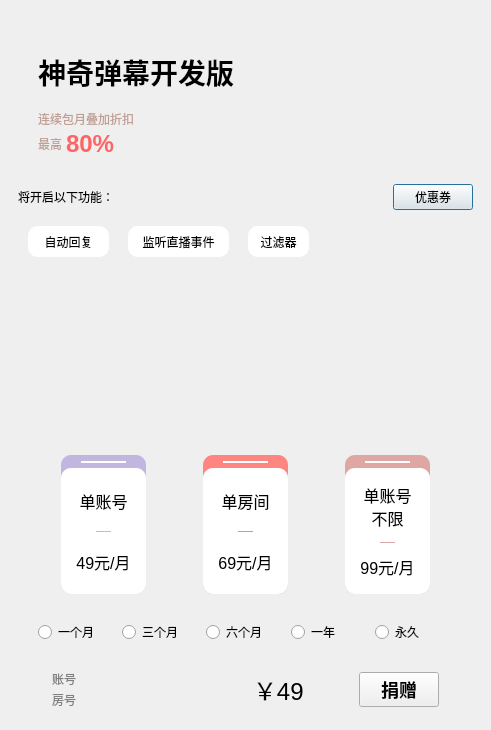
<?xml version="1.0" encoding="UTF-8"?>
<ui version="4.0">
 <class>BuyVIPDialog</class>
 <widget class="QDialog" name="BuyVIPDialog">
  <property name="geometry">
   <rect>
    <x>0</x>
    <y>0</y>
    <width>491</width>
    <height>730</height>
   </rect>
  </property>
  <property name="windowTitle">
   <string>神奇弹幕</string>
  </property>
  <property name="styleSheet">
   <string notr="true">#BuyVIPDialog
{
	background:qlineargradient(
					spread:pad,
					x1:0, y1:0,
					x2:0, y2:1,
					stop:0 #ffe5d9,
					stop:1 #ffffff);
}</string>
  </property>
  <layout class="QVBoxLayout" name="verticalLayout_2" stretch="0,0,1,0,0,0,0,0,0,0">
   <property name="leftMargin">
    <number>18</number>
   </property>
   <property name="rightMargin">
    <number>18</number>
   </property>
   <item>
    <layout class="QHBoxLayout" name="horizontalLayout_3" stretch="0,0">
     <property name="leftMargin">
      <number>20</number>
     </property>
     <property name="topMargin">
      <number>0</number>
     </property>
     <item>
      <layout class="QVBoxLayout" name="verticalLayout">
       <property name="spacing">
        <number>2</number>
       </property>
       <item>
        <spacer name="verticalSpacer_3">
         <property name="orientation">
          <enum>Qt::Vertical</enum>
         </property>
         <property name="sizeHint" stdset="0">
          <size>
           <width>20</width>
           <height>40</height>
          </size>
         </property>
        </spacer>
       </item>
       <item>
        <widget class="QLabel" name="label">
         <property name="styleSheet">
          <string notr="true">font-size: 28px;
font-weight: 700;</string>
         </property>
         <property name="text">
          <string>神奇弹幕开发版</string>
         </property>
        </widget>
       </item>
       <item>
        <spacer name="verticalSpacer">
         <property name="orientation">
          <enum>Qt::Vertical</enum>
         </property>
         <property name="sizeHint" stdset="0">
          <size>
           <width>20</width>
           <height>15</height>
          </size>
         </property>
        </spacer>
       </item>
       <item>
        <widget class="QLabel" name="label_2">
         <property name="styleSheet">
          <string notr="true">color: #c0a095;</string>
         </property>
         <property name="text">
          <string>连续包月叠加折扣</string>
         </property>
         <property name="alignment">
          <set>Qt::AlignLeading|Qt::AlignLeft|Qt::AlignTop</set>
         </property>
        </widget>
       </item>
       <item>
        <layout class="QHBoxLayout" name="horizontalLayout_6" stretch="0,0,1">
         <property name="spacing">
          <number>4</number>
         </property>
         <property name="topMargin">
          <number>0</number>
         </property>
         <item>
          <widget class="QLabel" name="label_9">
           <property name="styleSheet">
            <string notr="true">color: #c0a095;</string>
           </property>
           <property name="text">
            <string>最高</string>
           </property>
           <property name="alignment">
            <set>Qt::AlignLeading|Qt::AlignLeft|Qt::AlignVCenter</set>
           </property>
          </widget>
         </item>
         <item>
          <widget class="QLabel" name="label_3">
           <property name="toolTip">
            <string>&lt;html&gt;&lt;head/&gt;&lt;body&gt;&lt;p&gt;一次性购买时间越久，折扣越高&lt;/p&gt;&lt;p&gt;可与优惠券折扣叠加&lt;/p&gt;&lt;/body&gt;&lt;/html&gt;</string>
           </property>
           <property name="styleSheet">
            <string notr="true">font-size: 24px;
color: #ff6464;
font-weight: 500;</string>
           </property>
           <property name="text">
            <string>80%</string>
           </property>
           <property name="alignment">
            <set>Qt::AlignLeading|Qt::AlignLeft|Qt::AlignTop</set>
           </property>
          </widget>
         </item>
         <item>
          <spacer name="horizontalSpacer_9">
           <property name="orientation">
            <enum>Qt::Horizontal</enum>
           </property>
           <property name="sizeHint" stdset="0">
            <size>
             <width>40</width>
             <height>20</height>
            </size>
           </property>
          </spacer>
         </item>
        </layout>
       </item>
       <item>
        <spacer name="verticalSpacer_2">
         <property name="orientation">
          <enum>Qt::Vertical</enum>
         </property>
         <property name="sizeHint" stdset="0">
          <size>
           <width>20</width>
           <height>20</height>
          </size>
         </property>
        </spacer>
       </item>
      </layout>
     </item>
     <item>
      <widget class="QLabel" name="imageLabel">
       <property name="minimumSize">
        <size>
         <width>128</width>
         <height>128</height>
        </size>
       </property>
       <property name="styleSheet">
        <string notr="true">border-image:url(:/illustrations/bear);
background-position:center;
background-repeat:none;</string>
       </property>
       <property name="text">
        <string/>
       </property>
       <property name="alignment">
        <set>Qt::AlignCenter</set>
       </property>
      </widget>
     </item>
    </layout>
   </item>
   <item>
    <layout class="QHBoxLayout" name="horizontalLayout_5" stretch="1,0">
     <property name="topMargin">
      <number>0</number>
     </property>
     <item>
      <widget class="QLabel" name="label_4">
       <property name="text">
        <string>将开启以下功能：</string>
       </property>
      </widget>
     </item>
     <item>
      <widget class="WaterFloatButton" name="couponButton">
       <property name="cursor">
        <cursorShape>PointingHandCursor</cursorShape>
       </property>
       <property name="text">
        <string>优惠券</string>
       </property>
      </widget>
     </item>
    </layout>
   </item>
   <item>
    <widget class="WaterfallScrollArea" name="scrollArea">
     <property name="styleSheet">
      <string notr="true">#scrollArea
{
	background: transparent;
	border: none;
}

QLabel
{
	background: white;
	border-radius: 10px;
	padding: 8px;
}

QLabel:hover
{
	background: #fef6f3;
}</string>
     </property>
     <property name="verticalScrollBarPolicy">
      <enum>Qt::ScrollBarAlwaysOff</enum>
     </property>
     <property name="horizontalScrollBarPolicy">
      <enum>Qt::ScrollBarAlwaysOff</enum>
     </property>
     <property name="widgetResizable">
      <bool>true</bool>
     </property>
     <widget class="QWidget" name="scrollAreaWidgetContents">
      <property name="geometry">
       <rect>
        <x>0</x>
        <y>0</y>
        <width>455</width>
        <height>137</height>
       </rect>
      </property>
      <property name="styleSheet">
       <string notr="true">#scrollAreaWidgetContents
{
	background: transparent;
	border: none;
}</string>
      </property>
      <widget class="QLabel" name="label_5">
       <property name="geometry">
        <rect>
         <x>10</x>
         <y>10</y>
         <width>81</width>
         <height>31</height>
        </rect>
       </property>
       <property name="cursor">
        <cursorShape>PointingHandCursor</cursorShape>
       </property>
       <property name="text">
        <string>自动回复</string>
       </property>
       <property name="alignment">
        <set>Qt::AlignCenter</set>
       </property>
      </widget>
      <widget class="QLabel" name="label_6">
       <property name="geometry">
        <rect>
         <x>110</x>
         <y>10</y>
         <width>101</width>
         <height>31</height>
        </rect>
       </property>
       <property name="cursor">
        <cursorShape>PointingHandCursor</cursorShape>
       </property>
       <property name="text">
        <string>监听直播事件</string>
       </property>
       <property name="alignment">
        <set>Qt::AlignCenter</set>
       </property>
      </widget>
      <widget class="QLabel" name="label_7">
       <property name="geometry">
        <rect>
         <x>230</x>
         <y>10</y>
         <width>61</width>
         <height>31</height>
        </rect>
       </property>
       <property name="cursor">
        <cursorShape>PointingHandCursor</cursorShape>
       </property>
       <property name="text">
        <string>过滤器</string>
       </property>
       <property name="alignment">
        <set>Qt::AlignCenter</set>
       </property>
      </widget>
     </widget>
    </widget>
   </item>
   <item>
    <spacer name="verticalSpacer_5">
     <property name="orientation">
      <enum>Qt::Vertical</enum>
     </property>
     <property name="sizeType">
      <enum>QSizePolicy::Fixed</enum>
     </property>
     <property name="sizeHint" stdset="0">
      <size>
       <width>20</width>
       <height>15</height>
      </size>
     </property>
    </spacer>
   </item>
   <item>
    <layout class="QHBoxLayout" name="horizontalLayout">
     <property name="spacing">
      <number>16</number>
     </property>
     <property name="leftMargin">
      <number>2</number>
     </property>
     <property name="rightMargin">
      <number>2</number>
     </property>
     <item>
      <spacer name="horizontalSpacer_4">
       <property name="orientation">
        <enum>Qt::Horizontal</enum>
       </property>
       <property name="sizeHint" stdset="0">
        <size>
         <width>2</width>
         <height>20</height>
        </size>
       </property>
      </spacer>
     </item>
     <item>
      <widget class="QWidget" name="typeRRBgWidget" native="true">
       <property name="minimumSize">
        <size>
         <width>20</width>
         <height>20</height>
        </size>
       </property>
       <property name="styleSheet">
        <string notr="true">#typeRRBgWidget
{
	background: #C0B6DF;
	border-radius: 10px;
}</string>
       </property>
       <layout class="QVBoxLayout" name="verticalLayout_3">
        <property name="spacing">
         <number>5</number>
        </property>
        <property name="leftMargin">
         <number>0</number>
        </property>
        <property name="topMargin">
         <number>6</number>
        </property>
        <property name="rightMargin">
         <number>0</number>
        </property>
        <property name="bottomMargin">
         <number>0</number>
        </property>
        <item>
         <widget class="QWidget" name="typeRRIndication" native="true">
          <property name="minimumSize">
           <size>
            <width>0</width>
            <height>2</height>
           </size>
          </property>
          <property name="maximumSize">
           <size>
            <width>16777215</width>
            <height>2</height>
           </size>
          </property>
          <property name="styleSheet">
           <string notr="true">background: white;
margin: 20px;</string>
          </property>
         </widget>
        </item>
        <item>
         <widget class="QWidget" name="typeRRBgCard" native="true">
          <property name="cursor">
           <cursorShape>PointingHandCursor</cursorShape>
          </property>
          <property name="toolTip">
           <string>一个直播间，绑定对应机器人账号
切换直播间或者切换机器人账号将不可用

VIP绑定当前直播间、登录账号
注意：不同类型效果叠加，时长不叠加</string>
          </property>
          <property name="styleSheet">
           <string notr="true">#typeRRBgCard,ClickableWidget
{
	background: white;
	border-radius: 10px;
}</string>
          </property>
          <layout class="QVBoxLayout" name="verticalLayout_4">
           <property name="spacing">
            <number>12</number>
           </property>
           <property name="leftMargin">
            <number>15</number>
           </property>
           <property name="topMargin">
            <number>15</number>
           </property>
           <property name="rightMargin">
            <number>15</number>
           </property>
           <property name="bottomMargin">
            <number>15</number>
           </property>
           <item>
            <widget class="QLabel" name="label_8">
             <property name="styleSheet">
              <string notr="true">font-size: 16px;
font-weight: 500px;</string>
             </property>
             <property name="text">
              <string>单账号</string>
             </property>
             <property name="alignment">
              <set>Qt::AlignCenter</set>
             </property>
            </widget>
           </item>
           <item>
            <widget class="QWidget" name="widget" native="true">
             <property name="minimumSize">
              <size>
               <width>0</width>
               <height>1</height>
              </size>
             </property>
             <property name="maximumSize">
              <size>
               <width>16777215</width>
               <height>1</height>
              </size>
             </property>
             <property name="styleSheet">
              <string notr="true">background: #C0B6DF;
margin: 20px</string>
             </property>
            </widget>
           </item>
           <item>
            <widget class="QLabel" name="typeRRPriceLabel">
             <property name="styleSheet">
              <string notr="true">font-size: 16px;</string>
             </property>
             <property name="text">
              <string>49元/月</string>
             </property>
             <property name="alignment">
              <set>Qt::AlignCenter</set>
             </property>
            </widget>
           </item>
          </layout>
         </widget>
        </item>
       </layout>
      </widget>
     </item>
     <item>
      <spacer name="horizontalSpacer_5">
       <property name="orientation">
        <enum>Qt::Horizontal</enum>
       </property>
       <property name="sizeHint" stdset="0">
        <size>
         <width>2</width>
         <height>20</height>
        </size>
       </property>
      </spacer>
     </item>
     <item>
      <widget class="QWidget" name="typeRoomBgWidget" native="true">
       <property name="minimumSize">
        <size>
         <width>20</width>
         <height>20</height>
        </size>
       </property>
       <property name="styleSheet">
        <string notr="true">#typeRoomBgWidget
{
	background: #FF8680;
	border-radius: 10px;
}</string>
       </property>
       <layout class="QVBoxLayout" name="verticalLayout_6">
        <property name="spacing">
         <number>5</number>
        </property>
        <property name="leftMargin">
         <number>0</number>
        </property>
        <property name="topMargin">
         <number>6</number>
        </property>
        <property name="rightMargin">
         <number>0</number>
        </property>
        <property name="bottomMargin">
         <number>0</number>
        </property>
        <item>
         <widget class="QWidget" name="typeRoomIndication" native="true">
          <property name="minimumSize">
           <size>
            <width>0</width>
            <height>2</height>
           </size>
          </property>
          <property name="maximumSize">
           <size>
            <width>16777215</width>
            <height>2</height>
           </size>
          </property>
          <property name="styleSheet">
           <string notr="true">background: white;
margin: 20px;</string>
          </property>
         </widget>
        </item>
        <item>
         <widget class="QWidget" name="typeRoomBgCard" native="true">
          <property name="cursor">
           <cursorShape>PointingHandCursor</cursorShape>
          </property>
          <property name="toolTip">
           <string>直播间可以连多个机器人，互相协作

VIP绑定当前直播间
注意：不同类型效果叠加，时长不叠加</string>
          </property>
          <property name="styleSheet">
           <string notr="true">#typeRoomBgCard
{
	background: white;
	border-radius: 10px;
}</string>
          </property>
          <layout class="QVBoxLayout" name="verticalLayout_5">
           <property name="spacing">
            <number>12</number>
           </property>
           <property name="leftMargin">
            <number>15</number>
           </property>
           <property name="topMargin">
            <number>15</number>
           </property>
           <property name="rightMargin">
            <number>15</number>
           </property>
           <property name="bottomMargin">
            <number>15</number>
           </property>
           <item>
            <widget class="QLabel" name="label_10">
             <property name="styleSheet">
              <string notr="true">font-size: 16px;
font-weight: 500px;</string>
             </property>
             <property name="text">
              <string>单房间</string>
             </property>
             <property name="alignment">
              <set>Qt::AlignCenter</set>
             </property>
            </widget>
           </item>
           <item>
            <widget class="QWidget" name="widget_2" native="true">
             <property name="minimumSize">
              <size>
               <width>0</width>
               <height>1</height>
              </size>
             </property>
             <property name="maximumSize">
              <size>
               <width>16777215</width>
               <height>1</height>
              </size>
             </property>
             <property name="styleSheet">
              <string notr="true">background: #FF8680;
margin: 20px</string>
             </property>
            </widget>
           </item>
           <item>
            <widget class="QLabel" name="typeRoomPriceLabel">
             <property name="styleSheet">
              <string notr="true">font-size: 16px;</string>
             </property>
             <property name="text">
              <string>69元/月</string>
             </property>
             <property name="alignment">
              <set>Qt::AlignCenter</set>
             </property>
            </widget>
           </item>
          </layout>
         </widget>
        </item>
       </layout>
      </widget>
     </item>
     <item>
      <spacer name="horizontalSpacer_6">
       <property name="orientation">
        <enum>Qt::Horizontal</enum>
       </property>
       <property name="sizeHint" stdset="0">
        <size>
         <width>2</width>
         <height>20</height>
        </size>
       </property>
      </spacer>
     </item>
     <item>
      <widget class="QWidget" name="typeRobotBgWidget" native="true">
       <property name="minimumSize">
        <size>
         <width>20</width>
         <height>20</height>
        </size>
       </property>
       <property name="styleSheet">
        <string notr="true">#typeRobotBgWidget
{
	background: #DFA7A4;
	border-radius: 10px;
}</string>
       </property>
       <layout class="QVBoxLayout" name="verticalLayout_8">
        <property name="spacing">
         <number>5</number>
        </property>
        <property name="leftMargin">
         <number>0</number>
        </property>
        <property name="topMargin">
         <number>6</number>
        </property>
        <property name="rightMargin">
         <number>0</number>
        </property>
        <property name="bottomMargin">
         <number>0</number>
        </property>
        <item>
         <widget class="QWidget" name="typeRobotIndication" native="true">
          <property name="minimumSize">
           <size>
            <width>0</width>
            <height>2</height>
           </size>
          </property>
          <property name="maximumSize">
           <size>
            <width>16777215</width>
            <height>2</height>
           </size>
          </property>
          <property name="styleSheet">
           <string notr="true">background: white;
margin: 20px;</string>
          </property>
         </widget>
        </item>
        <item>
         <widget class="QWidget" name="typeRobotBgCard" native="true">
          <property name="cursor">
           <cursorShape>PointingHandCursor</cursorShape>
          </property>
          <property name="toolTip">
           <string>只要登录该账号，所有直播间均可用
可管理任意多个直播间

VIP绑定当前登录的账号
注意：不同类型效果叠加，时长不叠加</string>
          </property>
          <property name="styleSheet">
           <string notr="true">#typeRobotBgCard
{
	background: white;
	border-radius: 10px;
}</string>
          </property>
          <layout class="QVBoxLayout" name="verticalLayout_7">
           <property name="spacing">
            <number>12</number>
           </property>
           <property name="leftMargin">
            <number>15</number>
           </property>
           <property name="topMargin">
            <number>15</number>
           </property>
           <property name="rightMargin">
            <number>15</number>
           </property>
           <property name="bottomMargin">
            <number>15</number>
           </property>
           <item>
            <widget class="QLabel" name="label_12">
             <property name="styleSheet">
              <string notr="true">font-size: 16px;
font-weight: 500px;</string>
             </property>
             <property name="text">
              <string>单账号
不限</string>
             </property>
             <property name="alignment">
              <set>Qt::AlignCenter</set>
             </property>
            </widget>
           </item>
           <item>
            <widget class="QWidget" name="widget_3" native="true">
             <property name="minimumSize">
              <size>
               <width>0</width>
               <height>1</height>
              </size>
             </property>
             <property name="maximumSize">
              <size>
               <width>16777215</width>
               <height>1</height>
              </size>
             </property>
             <property name="styleSheet">
              <string notr="true">background: #DFA7A4;
margin: 20px</string>
             </property>
            </widget>
           </item>
           <item>
            <widget class="QLabel" name="typeRobotPriceLabel">
             <property name="styleSheet">
              <string notr="true">font-size: 16px;</string>
             </property>
             <property name="text">
              <string>99元/月</string>
             </property>
             <property name="alignment">
              <set>Qt::AlignCenter</set>
             </property>
            </widget>
           </item>
          </layout>
         </widget>
        </item>
       </layout>
      </widget>
     </item>
     <item>
      <spacer name="horizontalSpacer_7">
       <property name="orientation">
        <enum>Qt::Horizontal</enum>
       </property>
       <property name="sizeHint" stdset="0">
        <size>
         <width>2</width>
         <height>20</height>
        </size>
       </property>
      </spacer>
     </item>
    </layout>
   </item>
   <item>
    <spacer name="verticalSpacer_7">
     <property name="orientation">
      <enum>Qt::Vertical</enum>
     </property>
     <property name="sizeType">
      <enum>QSizePolicy::Fixed</enum>
     </property>
     <property name="sizeHint" stdset="0">
      <size>
       <width>20</width>
       <height>20</height>
      </size>
     </property>
    </spacer>
   </item>
   <item>
    <layout class="QHBoxLayout" name="horizontalLayout_4">
     <property name="leftMargin">
      <number>20</number>
     </property>
     <property name="topMargin">
      <number>0</number>
     </property>
     <property name="rightMargin">
      <number>20</number>
     </property>
     <item>
      <widget class="QRadioButton" name="monthRadio1">
       <property name="cursor">
        <cursorShape>PointingHandCursor</cursorShape>
       </property>
       <property name="text">
        <string>一个月</string>
       </property>
      </widget>
     </item>
     <item>
      <widget class="QRadioButton" name="monthRadio2">
       <property name="cursor">
        <cursorShape>PointingHandCursor</cursorShape>
       </property>
       <property name="text">
        <string>三个月</string>
       </property>
      </widget>
     </item>
     <item>
      <widget class="QRadioButton" name="monthRadio3">
       <property name="cursor">
        <cursorShape>PointingHandCursor</cursorShape>
       </property>
       <property name="text">
        <string>六个月</string>
       </property>
      </widget>
     </item>
     <item>
      <widget class="QRadioButton" name="monthRadio4">
       <property name="cursor">
        <cursorShape>PointingHandCursor</cursorShape>
       </property>
       <property name="text">
        <string>一年</string>
       </property>
      </widget>
     </item>
     <item>
      <widget class="QRadioButton" name="monthRadio5">
       <property name="cursor">
        <cursorShape>PointingHandCursor</cursorShape>
       </property>
       <property name="toolTip">
        <string>100年！</string>
       </property>
       <property name="text">
        <string>永久</string>
       </property>
      </widget>
     </item>
    </layout>
   </item>
   <item>
    <spacer name="verticalSpacer_4">
     <property name="orientation">
      <enum>Qt::Vertical</enum>
     </property>
     <property name="sizeType">
      <enum>QSizePolicy::Fixed</enum>
     </property>
     <property name="sizeHint" stdset="0">
      <size>
       <width>20</width>
       <height>20</height>
      </size>
     </property>
    </spacer>
   </item>
   <item>
    <layout class="QHBoxLayout" name="horizontalLayout_2" stretch="1,0,5,0,0,1,0,1">
     <item>
      <spacer name="horizontalSpacer_8">
       <property name="orientation">
        <enum>Qt::Horizontal</enum>
       </property>
       <property name="sizeHint" stdset="0">
        <size>
         <width>20</width>
         <height>20</height>
        </size>
       </property>
      </spacer>
     </item>
     <item>
      <layout class="QVBoxLayout" name="verticalLayout_9">
       <property name="spacing">
        <number>3</number>
       </property>
       <property name="sizeConstraint">
        <enum>QLayout::SetDefaultConstraint</enum>
       </property>
       <property name="leftMargin">
        <number>0</number>
       </property>
       <property name="rightMargin">
        <number>0</number>
       </property>
       <item>
        <widget class="QLabel" name="robotIdLabel">
         <property name="styleSheet">
          <string notr="true">color: gray;</string>
         </property>
         <property name="text">
          <string>账号</string>
         </property>
        </widget>
       </item>
       <item>
        <widget class="QLabel" name="roomIdLabel">
         <property name="styleSheet">
          <string notr="true">color: gray;</string>
         </property>
         <property name="text">
          <string>房号</string>
         </property>
        </widget>
       </item>
      </layout>
     </item>
     <item>
      <spacer name="horizontalSpacer">
       <property name="orientation">
        <enum>Qt::Horizontal</enum>
       </property>
       <property name="sizeHint" stdset="0">
        <size>
         <width>40</width>
         <height>20</height>
        </size>
       </property>
      </spacer>
     </item>
     <item>
      <widget class="QLabel" name="priceLabel">
       <property name="styleSheet">
        <string notr="true">font-size: 24px;</string>
       </property>
       <property name="text">
        <string>￥49</string>
       </property>
      </widget>
     </item>
     <item>
      <widget class="QLabel" name="discountLabel">
       <property name="toolTip">
        <string>&lt;html&gt;&lt;head/&gt;&lt;body&gt;&lt;p&gt;总折扣 = 优惠券 * 连续包月优惠&lt;/p&gt;&lt;/body&gt;&lt;/html&gt;</string>
       </property>
       <property name="styleSheet">
        <string notr="true">font-size: 16px;
color: gray;</string>
       </property>
       <property name="text">
        <string/>
       </property>
      </widget>
     </item>
     <item>
      <spacer name="horizontalSpacer_3">
       <property name="orientation">
        <enum>Qt::Horizontal</enum>
       </property>
       <property name="sizeHint" stdset="0">
        <size>
         <width>40</width>
         <height>20</height>
        </size>
       </property>
      </spacer>
     </item>
     <item>
      <widget class="WaterFloatButton" name="payButton">
       <property name="cursor">
        <cursorShape>PointingHandCursor</cursorShape>
       </property>
       <property name="styleSheet">
        <string notr="true">font-size: 18px;
font-weight: 500;</string>
       </property>
       <property name="text">
        <string>捐赠</string>
       </property>
      </widget>
     </item>
     <item>
      <spacer name="horizontalSpacer_2">
       <property name="orientation">
        <enum>Qt::Horizontal</enum>
       </property>
       <property name="sizeHint" stdset="0">
        <size>
         <width>40</width>
         <height>20</height>
        </size>
       </property>
      </spacer>
     </item>
    </layout>
   </item>
   <item>
    <spacer name="verticalSpacer_6">
     <property name="orientation">
      <enum>Qt::Vertical</enum>
     </property>
     <property name="sizeType">
      <enum>QSizePolicy::Fixed</enum>
     </property>
     <property name="sizeHint" stdset="0">
      <size>
       <width>20</width>
       <height>10</height>
      </size>
     </property>
    </spacer>
   </item>
  </layout>
 </widget>
 <customwidgets>
  <customwidget>
   <class>WaterFloatButton</class>
   <extends>QPushButton</extends>
   <header>waterfloatbutton.h</header>
  </customwidget>
  <customwidget>
   <class>WaterfallScrollArea</class>
   <extends>QScrollArea</extends>
   <header>waterfallscrollarea.h</header>
   <container>1</container>
  </customwidget>
 </customwidgets>
 <resources/>
 <connections/>
</ui>
